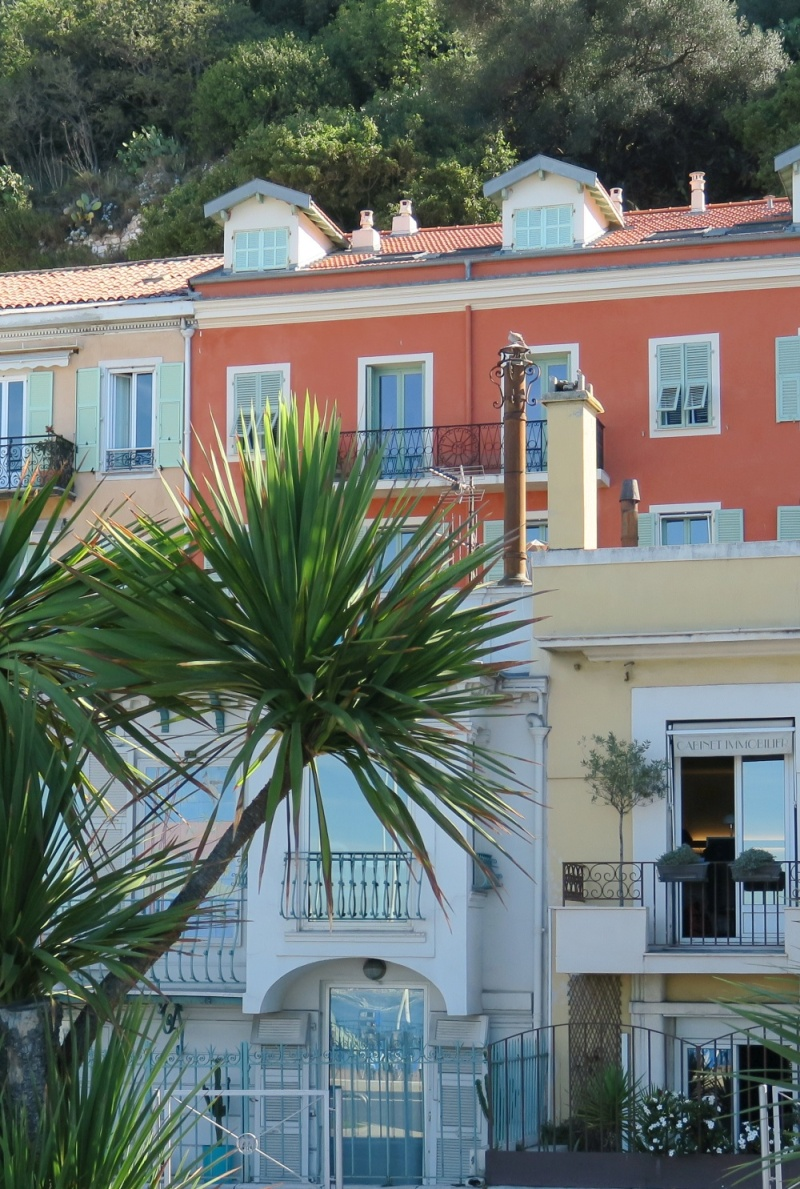
%> input picture Assignments/Assignment5/Nice.jpg, 800 x 1189 px
$ octave Assignment5_LaplacianImageSmoothing.m   (GNU Octave 9; MATLAB toolbox functions it lacks are replaced by stand-ins)
%> lines starting %> are read from the running program, lines starting %| are printed output that depends on the picture
%% **********************************************************************
% Reading
% geometry processing book, section 4.2

%% **********************************************************************
% Load an image

Img = im2double(imread('Nice.jpg'));
% imshow(Img);

a = del2(Img(:, :, 1));
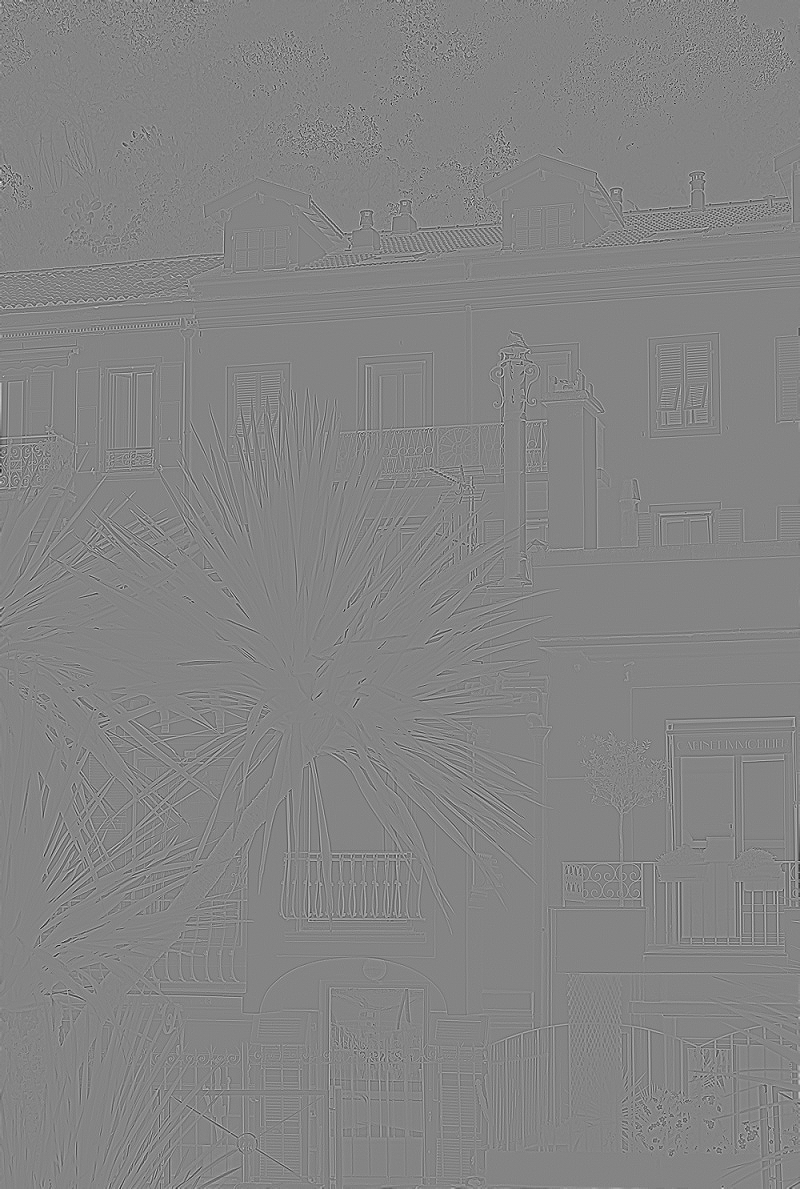
%> a: size 1189x800 double; min -0.371, max 0.342, mean 4.56e-06; drawn with min black and max white
figure()
imshow(a*100)
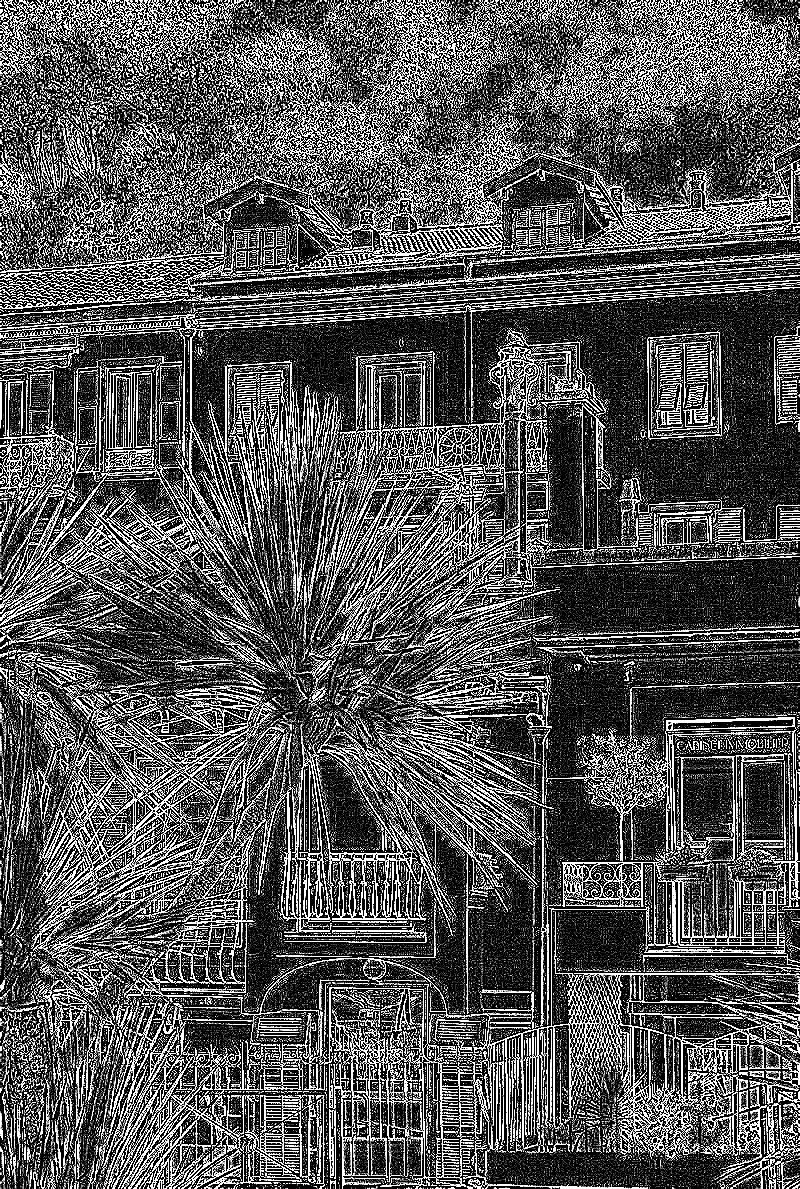
%> displayed picture: size 1189x800, on the screen's scale of 0 to 255; min 0, max 255, mean 85
% Compute the Laplacian matrix for the image. Use boundary conditions where
% you copy the first / last rows / columns. Basically, you assume that the
% value of a pixel outside the boundary is the same as the closest pixel
% inside the boundary.

% Limg = ...;

% Do some analysis. Call Eigenvalue / Eigenvector decomposition.
% Check that the matrix is symmetric.
% Yes? No? Is the matrix singular?
% Write out the first 50 Eigenvectors as images to files. Use appropriate
% color / range mapping.

EigenVecs = 42; % replace with Eigenvector matrix
EigenVals = 42; % replace with Eigenvalue matrix

IsMatrixSingular = 42; % replace with true or false
IsMatrixSymmetric = 42; % replace with true or false

% Compute iterative smoothing with different time steps. Try to determine a
% time step that is too large, a time step that is too small, and a time
% step that is best / recommended in your point of view. Is there a time
% step that can lead to the program to crash / produce infinite values in
% the image?

tSlow = 42; % replace with your values
tFast = 42;
tBest = 42;

% Choose the best time step and write images from the first 50 smoothing
% iterations out to png files.

% look up some related matlab functions. They might not be
% directly usable for computing the matrix L, but they are
% useful for computing the result L*I;
% circshift, filter2, del2, padarray
